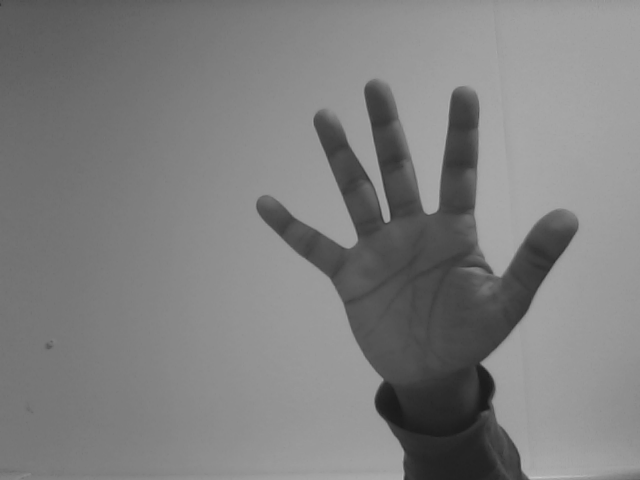
#> input picture reference_images/outfile2340.png, 640 x 480 px, given in place of the camera
$ python gesture.py   (older library calls are emulated)
#> lines starting #> are read from the running program, lines starting #| are printed output that depends on the picture; after the words box and inside, x2 and y2 are one past the last pixel; in counts of white or black regions, pixels touching at a corner belong together
import cv2
import numpy as np
import math


# Start default camera
cap = cv2.VideoCapture(0);


while(cap.isOpened()):

    # read image
    ret, img = cap.read()
#> img is the input picture: shape (480, 640, 3); min 25, max 199, mean 126.9

    # get hand data from theectangle sub window on the screen
    #cv2.rectangle(img, (0,0), (480,640),10)
    crop_img = img[80:350,220:420]

    # convert to grayscale
    grey = cv2.cvtColor(crop_img, cv2.COLOR_BGR2GRAY)

    # applying gaussian blur
    value = (35, 35)
    blurred = cv2.GaussianBlur(grey, value, 0)

    # thresholding: Otsu's Binarization method
    _, thresh1 = cv2.threshold(blurred, 127, 255,
                               cv2.THRESH_BINARY_INV+cv2.THRESH_OTSU)
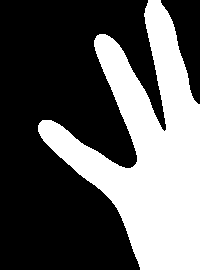
#> thresh1: shape (270, 200); 36.3% white; 1 white region

    # show thresholded image
    cv2.imshow('Thresholded', thresh1)

    # check OpenCV version to avoid unpacking error
    #(version, _, _) = cv2.__version__.split('.')

    #if version == '3':
    #    image, contours, hierarchy = cv2.findContours(thresh1.copy(), \
    #           cv2.RETR_TREE, cv2.CHAIN_APPROX_NONE)
    ##elif version == '2':
    contours, hierarchy = cv2.findContours(thresh1.copy(),cv2.RETR_TREE, cv2.CHAIN_APPROX_NONE)
#> contours = 1 contour; box (x1, y1, x2, y2) and area: (38, 0, 200, 270) 19116

    # find contour with max area
    cnt = max(contours, key = lambda x: cv2.contourArea(x))
#> cnt = contour of 959 points, box (x1, y1, x2, y2) (38, 0, 200, 270), area 19116

    # create bounding rectangle around the contour (can skip below two lines)
    x, y, w, h = cv2.boundingRect(cnt)
#> x = 38; y = 0; w = 162; h = 270
    cv2.rectangle(crop_img, (x, y), (x+w, y+h), (255, 0, 0), 0)
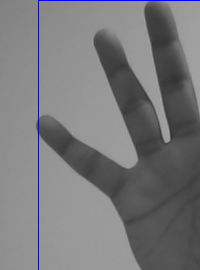
#> crop_img: shape (270, 200, 3); mean B, G, R 122.8, 120.7, 120.7

    # finding convex hull
    hull = cv2.convexHull(cnt)
#> hull = contour of 15 points, box (x1, y1, x2, y2) (38, 0, 200, 270), area 28999

    # drawing contours
    drawing = np.zeros(crop_img.shape,np.uint8)
    cv2.drawContours(drawing, [cnt], 0, (0, 255, 0), 0)
    cv2.drawContours(drawing, [hull], 0,(0, 0, 255), 0)
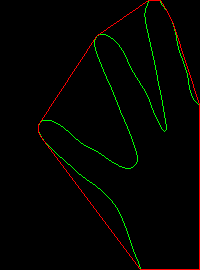
#> drawing: shape (270, 200, 3); mean of channels 0, 1, 2 0, 3.2, 3; drawn as B, G, R

    # finding convex hull
    hull = cv2.convexHull(cnt, returnPoints=False)
#> hull = [947, 936, 926, 920, 842, 677, 618, 481, 478, 472, 466, 464, 240, 239, 0]

    # finding convexity defects
    defects = cv2.convexityDefects(cnt, hull)
#> defects = [[0, 239, 131, 29969], [240, 464, 367, 26383], [464, 466, 465, 114], [472, 478, 473, 114], [478, 481, 480, 142], [481, 618, 550, 4733], [842, 920, 858, 1249], [920, 926, 921, 162], [926, 936, 927, 114], [936, 947, 943, 334]]
    count_defects = 0
    cv2.drawContours(thresh1, contours, -1, (0, 255, 0), 3)
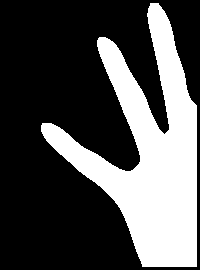
#> thresh1: shape (270, 200); 31% white; 1 white region, box (x1, y1, x2, y2) and area: (41, 3, 197, 267) 16746

    # applying Cosine Rule to find angle for all defects (between fingers)
    # with angle > 90 degrees and ignore defects

    for i in range(defects.shape[0]):
        s,e,f,d = defects[i,0]

        start = tuple(cnt[s][0])
        end = tuple(cnt[e][0])
        far = tuple(cnt[f][0])

        # find length of all sides of triangle
        a = math.sqrt((end[0] - start[0])**2 + (end[1] - start[1])**2)
        b = math.sqrt((far[0] - start[0])**2 + (far[1] - start[1])**2)
        c = math.sqrt((end[0] - far[0])**2 + (end[1] - far[1])**2)

        # apply cosine rule here
        angle = math.acos((b**2 + c**2 - a**2)/(2*b*c)) * 57

        # ignore angles > 90 and highlight rest with red dots
        if angle <= 90:
            count_defects += 1
            cv2.circle(crop_img, far, 1, [0,0,255], -1)


        # drawing convex points for the inger tips

        cv2.line(crop_img,start, end, [0,255,0], 2)
#> this loop made 10 passes
#> (s, e, f, d, start, end, far, a) on passes 1 to 10: (0, 239, 131, 29969, (148, 0), (97, 35), (164, 131), 61.85), (240, 464, 367, 26383, (96, 36), (39, 123), (136, 163), 104), (464, 466, 465, 114, (39, 123), (38, 125), (39, 124), 2.24), (472, 478, 473, 114, (38, 131), (41, 137), (39, 132), 6.71), (478, 481, 480, 142, (41, 137), (43, 140), (43, 139), 3.61), (481, 618, 550, 4733, (43, 140), (140, 269), (112, 201), 161.4), (842, 920, 858, 1249, (199, 104), (174, 27), (189, 89), 80.96), (920, 926, 921, 162, (174, 27), (172, 21), (173, 26), 6.32), (926, 936, 927, 114, (172, 21), (167, 11), (171, 20), 11.18), (936, 947, 943, 334, (167, 11), (160, 0), (161, 4), 13.04)
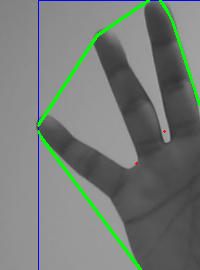
#> crop_img: shape (270, 200, 3); 2.68% of pixels changed, all inside (x1, y1, x2, y2) = (37, 0, 200, 270)
#> after the loop, count_defects = 2


    # classification of five hand gestures

    if count_defects == 0:
        cv2.putText(img,"A", (50, 50), cv2.FONT_HERSHEY_SIMPLEX, 2, 2)


    elif count_defects == 1:

        str = "B"
        cv2.putText(img, str, (50, 50), cv2.FONT_HERSHEY_SIMPLEX, 1, 2)


    elif count_defects == 2:
        cv2.putText(img,"C", (50, 50), cv2.FONT_HERSHEY_SIMPLEX, 2, 2)
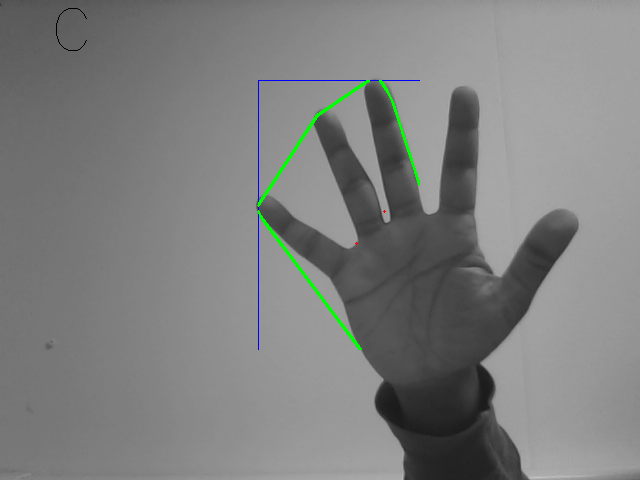
#> img: shape (480, 640, 3); 0.63% of pixels changed, all inside (x1, y1, x2, y2) = (56, 8, 420, 350)

    elif count_defects == 3:
        cv2.putText(img,"D", (50, 50), cv2.FONT_HERSHEY_SIMPLEX, 2, 2)

    else:
        cv2.putText(img,"E", (50, 50),\
                    cv2.FONT_HERSHEY_SIMPLEX, 2, 2)


    # show appropriate images in windoiws
    cv2.imshow('Gesture', img)
    all_img = np.hstack((drawing, crop_img))
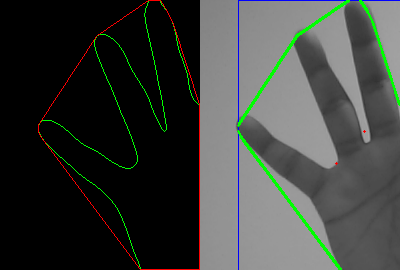
#> all_img: shape (270, 400, 3); mean of channels 0, 1, 2 59.5, 63.5, 60; drawn as B, G, R
    cv2.imshow('Contours', all_img)

    k = cv2.waitKey(10)
#> (key Esc is pressed here)
    if k == 27:
        break

$ run again, on reference_images/outfile2628.png
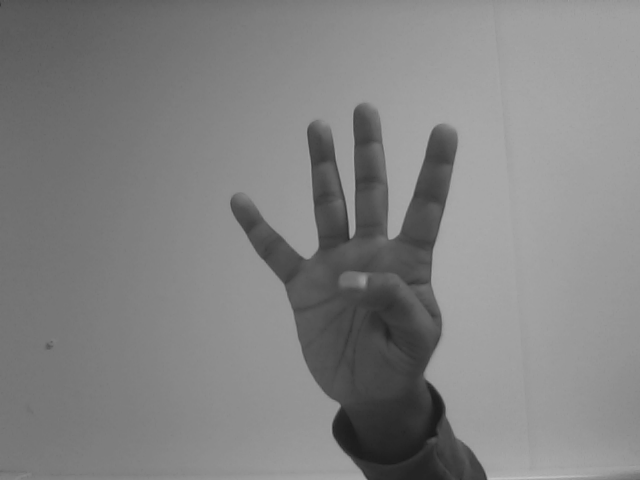
#> input picture reference_images/outfile2628.png, 640 x 480 px, given in place of the camera
#> img is the input picture: shape (480, 640, 3); min 25, max 194, mean 130.1
#> contours = 2 contours, 1 with area under 20; largest, box (x1, y1, x2, y2) and area: (11, 28, 200, 270) 22714
#> cnt = contour of 1051 points, box (x1, y1, x2, y2) (11, 28, 200, 270), area 22714
#> x = 11; y = 28; w = 189; h = 242
#> `hull = cv2.convexHull(cnt)`: hull = contour of 16 points, box (x1, y1, x2, y2) (11, 28, 200, 270), area 33404
#> `hull = cv2.convexHull(cnt, returnPoints=False)`: hull = [1047, 1043, 1040, 1037, 856, 696, 578, 448, 444, 441, 437, 434, 431, 428, 215, 0]
#> defects = [[0, 215, 113, 26037], [215, 428, 345, 24328], [431, 434, 433, 162], [437, 441, 438, 186], [441, 444, 442, 162], [444, 448, 445, 114], [448, 578, 517, 3645], [856, 1037, 916, 13698], [1037, 1040, 1039, 142], [1043, 1047, 1044, 114]]
#> `cv2.drawContours(thresh1, contours, -1, (0, 255, 0), 3)`:
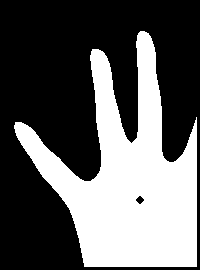
#> thresh1: shape (270, 200); 37.2% white; 1 white region, box (x1, y1, x2, y2) and area: (14, 31, 197, 267) 20072
#> the loop `for i in range(defects.shape[0]):` made 10 passes
#> (s, e, f, d, start, end, far, a) on passes 1 to 6: (0, 215, 113, 26037, (140, 28), (92, 46), (131, 140), 51.26), (215, 428, 345, 24328, (92, 46), (15, 119), (93, 176), 106.1), (431, 434, 433, 162, (12, 122), (11, 125), (12, 124), 3.16), (437, 441, 438, 186, (11, 128), (12, 132), (12, 129), 4.12), (441, 444, 442, 162, (12, 132), (13, 135), (13, 133), 3.16), (444, 448, 445, 114, (13, 135), (15, 139), (14, 136), 4.47)
#> after the loop `for i in range(defects.shape[0]):`: count_defects = 3
#> img: shape (480, 640, 3); 0.57% of pixels changed, all inside (x1, y1, x2, y2) = (58, 8, 420, 350)
#> `all_img = np.hstack((drawing, crop_img))`:
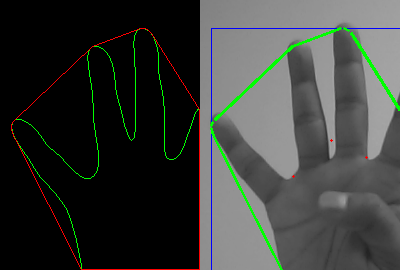
#> all_img: shape (270, 400, 3); mean of channels 0, 1, 2 57.2, 60.8, 57.8; drawn as B, G, R

$ run again, on reference_images/outfile3123.png
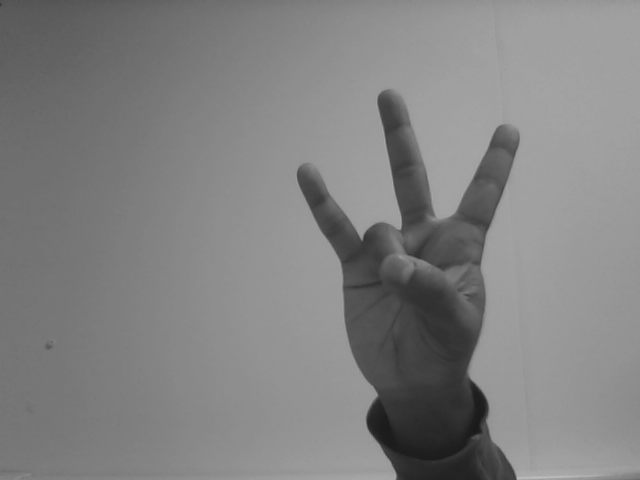
#> input picture reference_images/outfile3123.png, 640 x 480 px, given in place of the camera
#> img is the input picture: shape (480, 640, 3); min 23, max 193, mean 129.4
#> contours = 2 contours; box (x1, y1, x2, y2) and area: (78, 14, 200, 270) 13944, (179, 174, 188, 183) 30
#> cnt = contour of 760 points, box (x1, y1, x2, y2) (78, 14, 200, 270), area 13944
#> x = 78; y = 14; w = 122; h = 256
#> `hull = cv2.convexHull(cnt)`: hull = contour of 14 points, box (x1, y1, x2, y2) (78, 14, 200, 270), area 22454
#> `hull = cv2.convexHull(cnt, returnPoints=False)`: hull = [753, 750, 745, 742, 736, 696, 496, 428, 265, 261, 253, 251, 249, 0]
#> defects = [[0, 249, 139, 28361], [251, 253, 252, 114], [261, 265, 262, 186], [265, 428, 346, 4185], [696, 736, 707, 1160], [736, 742, 737, 114], [742, 745, 744, 142], [750, 753, 751, 142]]
#> `cv2.drawContours(thresh1, contours, -1, (0, 255, 0), 3)`:
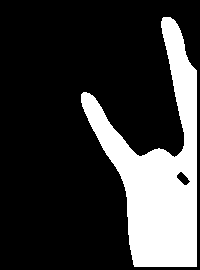
#> thresh1: shape (270, 200); 22.2% white; 1 white region, box (x1, y1, x2, y2) and area: (81, 17, 197, 267) 11974
#> the loop `for i in range(defects.shape[0]):` made 8 passes
#> (s, e, f, d, start, end, far, a) on passes 1 to 7: (0, 249, 139, 28361, (163, 14), (81, 90), (176, 153), 111.8), (251, 253, 252, 114, (79, 92), (78, 94), (79, 93), 2.24), (261, 265, 262, 186, (78, 102), (79, 106), (79, 103), 4.12), (265, 428, 346, 4185, (79, 106), (131, 269), (122, 187), 171.1), (696, 736, 707, 1160, (199, 69), (183, 30), (190, 59), 42.15), (736, 742, 737, 114, (183, 30), (180, 24), (182, 29), 6.71), (742, 745, 744, 142, (180, 24), (178, 21), (178, 22), 3.61)
#> after the loop `for i in range(defects.shape[0]):`: count_defects = 1
#> img: shape (480, 640, 3); 0.47% of pixels changed, all inside (x1, y1, x2, y2) = (54, 29, 420, 350)
#> `all_img = np.hstack((drawing, crop_img))`:
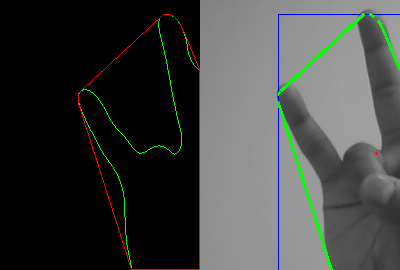
#> all_img: shape (270, 400, 3); mean of channels 0, 1, 2 63.4, 66, 63.9; drawn as B, G, R
